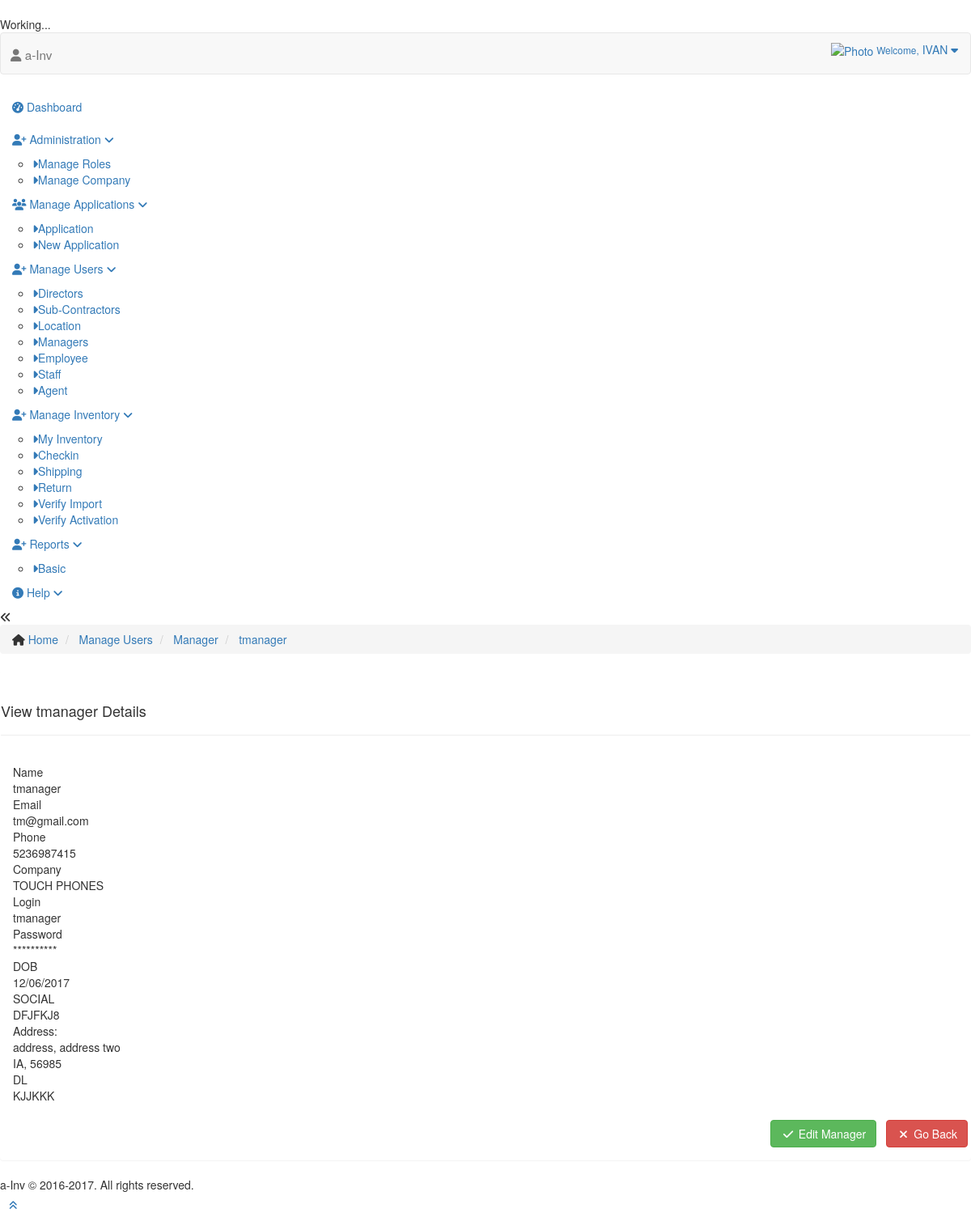
Page /users/Manager/view/20171214075006 (signed in) on the committed database.
### tables this page shows
CREATE TABLE IF NOT EXISTS `company_users` (
  `ID` bigint(21) NOT NULL AUTO_INCREMENT,
  `USER_ID` varchar(20) DEFAULT NULL,
  `NAME` varchar(50) DEFAULT NULL,
  `PARENT` bigint(21) DEFAULT '0',
  `ROLE_ID` bigint(21) DEFAULT NULL,
  `ROLE_NAME` varchar(50) DEFAULT NULL,
  `PROFILE_PIC` varchar(150) DEFAULT NULL,
  `EMAIL_ID` varchar(100) DEFAULT NULL,
  `PHONE` varchar(20) DEFAULT NULL,
  `COMPANY` bigint(21) DEFAULT NULL,
  `SUBCONTRACTOR` bigint(21) DEFAULT '0',
  `ADDED_ON` datetime DEFAULT NULL,
  `ADDED_BY` varchar(200) DEFAULT NULL,
  `STATUS` tinyint(2) DEFAULT '1',
  `DOB` date DEFAULT NULL,
  `SOCIAL` varchar(50) DEFAULT NULL,
  `ADDRESS_ONE` text,
  `ADDRESS_TWO` text,
  `STATE` text,
  `ZIP_CODE` text,
  `DL` text,
  PRIMARY KEY (`ID`)
);

CREATE TABLE IF NOT EXISTS `company` (
  `ID` bigint(21) NOT NULL AUTO_INCREMENT,
  `NAME` varchar(200) DEFAULT NULL,
  `TYPE` varchar(20) DEFAULT NULL,
  `ADDRESS` text,
  `PHONE` varchar(20) DEFAULT NULL,
  `WEBSITE` varchar(50) DEFAULT NULL,
  `EMAIL` varchar(50) DEFAULT NULL,
  `PARENT` bigint(21) DEFAULT '0',
  `STATUS` tinyint(2) DEFAULT '1',
  `SCS` tinyint(2) DEFAULT '1',
  PRIMARY KEY (`ID`)
);

CREATE TABLE IF NOT EXISTS `credentials` (
  `ID` bigint(21) NOT NULL AUTO_INCREMENT,
  `USER_NAME` varchar(50) DEFAULT NULL,
  `PASS_WORD` varchar(150) DEFAULT NULL,
  `LOGIN_DT` datetime DEFAULT NULL,
  `USER_ID` varchar(100) DEFAULT NULL,
  `PRE_FIX` varchar(35) DEFAULT NULL,
  `STATUS` tinyint(2) DEFAULT '1',
  PRIMARY KEY (`ID`)
);

### index.php (called while the page is built, shortened)
<?php
require 'application/libs/controller.php';
require 'application/libs/model.php';
$objApp = new Application();

### application/libs/model.php (called while the page is built, shortened)
<?php
	class Model {
		public $objDBConn = NULL;
		private function openDatabaseConnection() {
			$options = array( PDO::ATTR_DEFAULT_FETCH_MODE => PDO::FETCH_OBJ, PDO::ATTR_ERRMODE => PDO::ERRMODE_WARNING );
			$this->objDBConn = new PDO(DB_TYPE . ':host=' . DB_HOST . ';dbname=' . DB_NAME, DB_USER, DB_PASS, $options);
		}
		public function getData($arrData, $getAll = false) {
			$fields = ( $arrData [ 'FIELDS' ] == '' ) ? "*" : $arrData [ 'FIELDS' ];
			$table = $arrData [ 'TABLE' ];
			$where = ( $arrData [ 'WHERE' ] ) ? " WHERE " . $arrData [ 'WHERE' ] : "";
			$orderby = '';
			$limit = '';
			$groupby = '';
			if ( $arrData [ 'ORDER' ] != '' ) {
				$orderby = " ORDER BY " . $arrData [ 'ORDER' ];
			}
			$strQuery = "SELECT " . $fields . " FROM " . $table . $where . $groupby . $orderby . $limit;
			$objStmt = $this->objDBConn->prepare($strQuery);
			$objStmt->execute();
			return ( $getAll ) ? $objStmt->fetchAll() : $objStmt->fetch();
		}
	}

### application/libs/controller.php (called while the page is built, shortened)
<?php
	class Controller {
		public function loadModel($model_name) {
			if ( file_exists('application/models/' . strtolower($model_name) . '.php') ) {
				return new $strObj();
			}
		}
		function getParameters($i = 1){
			$url = rtrim($_GET[ 'url' ], '/');
			$url = filter_var($url, FILTER_SANITIZE_URL);
			$url = explode('/', $url);
			return $url[ $i + 1 ];
		}
	}

### application/models/company.php (called while the page is built, shortened)
<?php
	class companyModel extends Model {
		function getCUserDetails($iUserId){
			$arrData[ 'FIELDS' ] = "U.*, C.USER_NAME, A.NAME AS CNAME";
			$arrData[ 'TABLE' ] = COMPANY_USERS . " U, " . CREDS . " C, " . COMPANY . " A";
			$arrData[ 'WHERE' ] = " U.USER_ID = ". $iUserId;
			$arrData[ 'WHERE' ] .= " AND U.USER_ID = C.USER_ID ";
			$arrData[ 'WHERE' ] .= " AND U.COMPANY = A.ID ";
			return $this->getData($arrData);
		}
	}

### application/views/users/view.php (the view, shortened to what this page needs)
<div class="main-content">
	<div class="main-content-inner">
		<div class="breadcrumbs ace-save-state" id="breadcrumbs">
			<ul class="breadcrumb">
				<li> <i class="ace-icon fa fa-home home-icon"></i> <a href="#">Home</a> </li>
				<li> <a href="#">Manage Users</a> </li>
				<li> <a href="#"><?php echo $strType?></a> </li>
				<li> <a href="#"><?php echo $arrUser->NAME ?></a></li>
			</ul>
		</div>
		<div class="page-content">
			<div class="panel">
				<div class="page-header">
					<h4>View <?php echo $arrUser->NAME ?> Details</h4>
				</div>
				<div class="panel-body">
					<div class="row m-t-md">
						<div class="col-sm-12 col-xs-12">
							<div class="profile-user-info profile-user-info-striped">
								<div class="profile-info-row">
									<div class="profile-info-name">Name</div>
									<div class="profile-info-value"><?php echo $arrUser->NAME ?></div>
									<div class="profile-info-name">Email</div>
									<div class="profile-info-value"><?php echo $arrUser->EMAIL_ID ?></div>
								</div>
								<div class="profile-info-row">
									<div class="profile-info-name"> Phone </div>
									<div class="profile-info-value"><?php echo $arrUser->PHONE ?></div>
									<div class="profile-info-name"> Company </div>
									<div class="profile-info-value"><?php echo $arrUser->CNAME ?></div>
								</div>
								<div class="profile-info-row">
									<div class="profile-info-name"> Login </div>
									<div class="profile-info-value"><?php echo $arrUser->USER_NAME ?></div>
									<div class="profile-info-name"> Password </div>
									<div class="profile-info-value">**********</div>
								</div>
                                <div class="profile-info-row">
                                    <div class="profile-info-name"> DOB </div>
                                    <div class="profile-info-value"><?php echo $arrUser->DOB ?></div>
                                    <div class="profile-info-name"> SOCIAL </div>
                                    <div class="profile-info-value"><?php echo $arrUser->SOCIAL ?></div>
                                </div>
                                <div class="profile-info-row">
                                    <?php if( $iDisplayAddress ) { ?>
                                        <div class="profile-info-name">Address:</div>
                                        <div class="profile-info-value">
                                            <?php
                                                echo $arrUser->ADDRESS_ONE . ", " . $arrUser->ADDRESS_TWO . "<br />" . $arrUser->STATE . ", " . $arrUser->ZIP_CODE;
                                            ?>
                                        </div>
                                    <?php } ?>
                                    <div class="profile-info-name"> DL </div>
                                    <div class="profile-info-value"><?php echo $arrUser->DL ?></div>
                                </div>
							</div>
						</div>
						<div>&nbsp;</div>
						<div class="clearfix form-actions">
							<div class="text-right">
								<button class="btn btn-success" type="button" onclick="javascript:location.href='/users/<?php echo $strType?>/edit/<?php echo $arrUser->USER_ID ?>'"> <i class="ace-icon fa fa-fw fa-check"></i> Edit <?php echo $strType?> <span></span> </button>
								<button class="btn btn-danger" type="button"  onclick="javascript:location.href='/users/<?php echo $strType?>'">
									<i class="ace-icon fa fa-fw fa-times"></i> Go Back<span></span>
								</button>
							</div>
						</div>
			</div>
				</div>
			</div>
		</div>
	</div>
</div>

### rows in the picture
company_users: NAME "tmanager", EMAIL_ID "tm@gmail.com", PHONE "5236987415", company.NAME "TOUCH PHONES", credentials.USER_NAME "tmanager", DOB "12/06/2017", SOCIAL "DFJFKJ8", ADDRESS_ONE "address", ADDRESS_TWO "address two", STATE "IA", ZIP_CODE "56985", DL "KJJKKK"

### other values in the picture
$objC->userFullName() "IVAN"
$strType "Manager"
